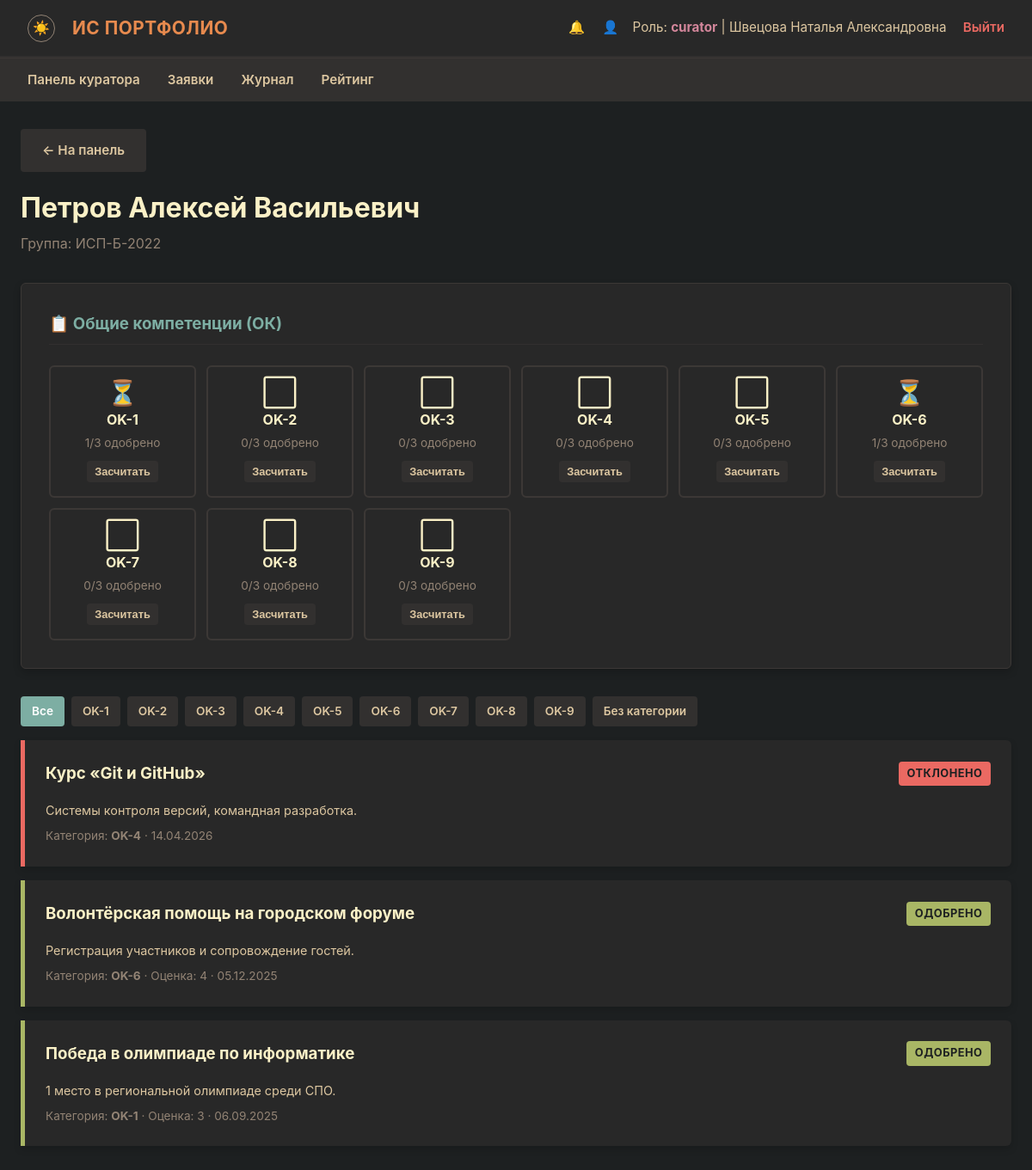
Screenshot of /curator/student_ok/11 (signed in) with the database file from the repository.
### models.py (models this page shows, shortened)
class User(Base):
    __tablename__ = 'users'
    id:          Mapped[int]       = mapped_column(Integer, primary_key=True)
    username:    Mapped[str]       = mapped_column(String(50), unique=True, nullable=False)
    password_hash: Mapped[str]     = mapped_column(String(256), nullable=False)
    role:        Mapped[str]       = mapped_column(String(20), nullable=False)
    last_name:   Mapped[Optional[str]] = mapped_column(String(50), nullable=True)
    first_name:  Mapped[Optional[str]] = mapped_column(String(50), nullable=True)
    patronymic:  Mapped[Optional[str]] = mapped_column(String(50), nullable=True)
    group_name:  Mapped[Optional[str]] = mapped_column(String(20), nullable=True)
    group_id:    Mapped[Optional[int]] = mapped_column(Integer, ForeignKey('groups.id'), nullable=True)
    events        = relationship('Event', back_populates='student', lazy=True, cascade='all, delete-orphan')
    notifications = relationship('Notification', back_populates='user', lazy=True, cascade='all, delete-orphan')
    curated_groups = relationship('Group', foreign_keys='Group.curator_id', back_populates='curator', lazy='select')

class Event(Base):
    __tablename__ = 'events'
    id:             Mapped[int]   = mapped_column(Integer, primary_key=True)
    student_id:     Mapped[int]   = mapped_column(Integer, ForeignKey('users.id'), nullable=False)
    title:          Mapped[str]   = mapped_column(String(150), nullable=False)
    description:    Mapped[Optional[str]] = mapped_column(Text, nullable=True)
    status:         Mapped[str]   = mapped_column(String(20), default='pending', nullable=False)
    category:       Mapped[Optional[str]] = mapped_column(String(5), nullable=True)
    score:          Mapped[Optional[int]] = mapped_column(Integer, nullable=True)
    curator_comment: Mapped[Optional[str]] = mapped_column(Text, nullable=True)
    created_at:     Mapped[datetime] = mapped_column(DateTime, default=_utcnow, nullable=False)
    student = relationship('User', back_populates='events')
    files   = relationship('EventFile', back_populates='event', lazy=True, cascade='all, delete-orphan')

### routes/curator.py (the view)
@router.get('/curator/student_ok/{student_id}')
async def curator_student_ok(request: Request, student_id: int,
                              user: User = Depends(require_curator)):
    db = next(get_db())
    try:
        student = db.get(User, student_id)
        if not student or student.role != 'student':
            return RedirectResponse(url='/curator/dashboard', status_code=302)
        curator_gids = [g.id for g in user.curated_groups]
        if student.group_id not in curator_gids:
            return RedirectResponse(url='/curator/dashboard', status_code=302)
        ok_stats = get_ok_stats(student_id)
        current_category = request.query_params.get('category')
        if current_category == 'none':
            events = db.query(Event).filter(
                Event.student_id == student_id, Event.category.is_(None)
            ).order_by(Event.created_at.desc()).all()
        elif current_category:
            events = db.query(Event).filter_by(
                student_id=student_id, category=current_category
            ).order_by(Event.created_at.desc()).all()
        else:
            events = db.query(Event).filter_by(student_id=student_id).order_by(
                Event.created_at.desc()
            ).all()
    finally:
        db.close()
    return render(request, 'curator_student_ok.html', student=student,
                   ok_stats=ok_stats, ok_list=OK_LIST,
                   current_category=current_category, events=events)

### templates/curator_student_ok.html (shortened to what this page needs)
{% extends 'base.html' %}
{% block content %}
<div class="page-header">
    <div>
        <a href="{{ url_for('curator_dashboard') }}" class="btn" style="background-color: var(--bg2); color: var(--fg1); text-decoration: none; margin-bottom: 0.5rem; display: inline-block;">← На панель</a>
        <h1 style="color: var(--fg0); margin: 0.5rem 0 0 0;">{{ student.full_name }}</h1>
        <p style="color: var(--gray); margin: 0.25rem 0 0 0;">Группа: {{ student.group_name or '—' }}</p>
    </div>
</div>
<div class="form-card" style="margin-bottom: 2rem;">
    <h3 class="section-heading">📋 Общие компетенции (ОК)</h3>
    <div style="display: grid; grid-template-columns: repeat(auto-fill, minmax(150px, 1fr)); gap: 0.75rem;">
        {% for ok in ok_stats %}
        <div style="padding: 1rem; text-align: center; border-radius: 6px;
                    background: var(--bg1); border: 2px solid var(--bg3);
                    {% if ok.done %}border-color: var(--green);{% endif %}">
            <div style="font-size: 1.8rem; line-height: 1; margin-bottom: 0.25rem;">
                {% if ok.done %}✅{% elif ok.approved > 0 %}⏳{% else %}⬜{% endif %}
            </div>
            <div style="font-weight: bold; font-size: 1rem; color: var(--fg0);">{{ ok.ok }}</div>
            <div style="font-size: 0.85rem; color: var(--gray); margin-top: 0.25rem;">
                {{ ok.approved }}/3 одобрено
            </div>
            <form action="{{ url_for('curator_toggle_ok', student_id=student.id, ok_category=ok.ok) }}" method="POST" style="margin-top: 0.5rem;">
                <button type="submit" class="btn" style="padding: 0.25rem 0.5rem; font-size: 0.8rem;
                    {% if ok.has_override %}background: var(--red); color: #fff;{% else %}background: var(--bg2); color: var(--fg1);{% endif %}">
                    {% if ok.has_override %}Отменить зачёт{% else %}Засчитать{% endif %}
                </button>
            </form>
        </div>
        {% endfor %}
    </div>
</div>
<div style="display: flex; gap: 0.5rem; margin-bottom: 1rem; flex-wrap: wrap;">
    <a href="{{ url_for('curator_student_ok', student_id=student.id) }}" class="btn" style="padding: 0.35rem 0.75rem; font-size: 0.85rem;
       {% if not current_category %}background: var(--blue); color: #fff;{% else %}background: var(--bg2); color: var(--fg1);{% endif %}">Все</a>
    {% for ok in ok_list %}
    <a href="{{ url_for('curator_student_ok', student_id=student.id) }}?category={{ ok }}" class="btn" style="padding: 0.35rem 0.75rem; font-size: 0.85rem;
       {% if current_category == ok %}background: var(--blue); color: #fff;{% else %}background: var(--bg2); color: var(--fg1);{% endif %}">{{ ok }}</a>
    {% endfor %}
    <a href="{{ url_for('curator_student_ok', student_id=student.id) }}?category=none" class="btn" style="padding: 0.35rem 0.75rem; font-size: 0.85rem;
       {% if current_category == 'none' %}background: var(--blue); color: #fff;{% else %}background: var(--bg2); color: var(--fg1);{% endif %}">Без категории</a>
</div>
{% if events %}
<div style="display: flex; flex-direction: column; gap: 1rem;">
    {% for e in events %}
    <div class="post-card {{ e.status }}">
        <div class="post-header">
            <h3 style="color: var(--fg0); margin: 0;">
                <a href="{{ url_for('event_detail', event_id=e.id) }}" style="color: var(--fg0); text-decoration: none;">{{ e.title }}</a>
            </h3>
            <span class="status-badge badge-{{ e.status }}">{{ e.status_label }}</span>
        </div>
        <div style="color: var(--fg1); font-size: 0.9rem; margin-bottom: 0.5rem;">
            {{ e.description or '' }}
        </div>
        <div style="color: var(--gray); font-size: 0.85rem;">
            Категория: <strong>{{ e.category_label }}</strong>
            {% if e.score %} · Оценка: {{ e.score }}{% endif %}
            · {{ e.created_at.strftime('%d.%m.%Y') if e.created_at else '' }}
        </div>
    </div>
    {% endfor %}
</div>
{% else %}
<div class="form-card" style="text-align: center; padding: 2rem;">
    <p style="color: var(--gray);">Нет мероприятий{% if current_category %} по категории {{ current_category }}{% endif %}.</p>
</div>
{% endif %}
{% endblock %}

### templates/base.html (shortened to what this page needs)
<!DOCTYPE html>
<html lang="ru">
<head>
    <link rel="stylesheet" href="/static/css/style.css">
</head>
<body
    data-csrf-token="{{ csrf_token }}"
    data-user-authenticated="{{ 'true' if current_user else 'false' }}"
>
    {% if current_user %}
    <nav class="navbar">
        <div class="navbar-brand">
            <button class="theme-toggle" id="themeToggle" title="Сменить тему">☀️</button>
            ИС Портфолио
        </div>
        <div class="navbar-user">
            <a href="/notifications" style="color: var(--fg1); text-decoration: none; margin-right: 1rem; position: relative;">
                🔔
            </a>
            <a href="/profile" style="color: var(--fg1); text-decoration: none; margin-right: 0.75rem;">👤</a>
            Роль: <strong>{{ current_user.role }}</strong> |
            {% if current_user.last_name or current_user.first_name %}
            {{ current_user.last_name or '' }} {{ current_user.first_name or '' }} {{ current_user.patronymic or '' }}
            {% else %}
            {{ current_user.username }}
            {% endif %}
            <a href="/logout" class="logout-link">Выйти</a>
        </div>
    </nav>
    <nav class="role-nav">
        <ul>
            {% if current_user.role == 'admin' %}
            <li><a href="/admin/dashboard">Панель</a></li>
            <li><a href="/admin/users">Пользователи</a></li>
            <li><a href="/admin/groups">Группы</a></li>
            <li><a href="/admin/audit">Аудит</a></li>
            {% elif current_user.role == 'student' %}
            <li><a href="/student/dashboard">Моя панель</a></li>
            <li><a href="/student/create">Создать пост</a></li>
            <li><a href="/student/history">История</a></li>
            <li><a href="/rating">Рейтинг</a></li>
            {% elif current_user.role == 'curator' %}
            <li><a href="/curator/dashboard">Панель куратора</a></li>
            <li><a href="/curator/pending">Заявки</a></li>
            <li><a href="/curator/resolved">Журнал</a></li>
            <li><a href="/rating">Рейтинг</a></li>
            {% endif %}
        </ul>
    </nav>
    {% endif %}
    <div class="container">
        {% block content %}{% endblock %}
    </div>
</body>
</html>

### static/css/style.css (style rules this page uses)
:root { --bg0: #1d2021; --bg1: #282828; --bg2: #32302f; --bg3: #3c3836; --fg0: #fbf1c7; --fg1: #ddc7a1; --red: #ea6962; --green: #a9b665; --yellow: #d8a657; --blue: #7daea3; --orange: #e78a4e; --purple: #d3869b; --gray: #928374; }
* { box-sizing: border-box; margin: 0; padding: 0; }
body { background-color: var(--bg0); color: var(--fg0); font-family: -apple-system, BlinkMacSystemFont, "Segoe UI", Roboto, Helvetica, Arial, sans-serif; font-size: 16px; line-height: 1.6; padding-bottom: 3rem; }
.navbar { background-color: var(--bg1); padding: 1rem 2rem; display: flex; justify-content: space-between; align-items: center; border-bottom: 2px solid var(--bg2); box-shadow: 0 4px 6px rgba(0, 0, 0, 0.3); }
.navbar-brand { display: flex; align-items: center; gap: 0.5rem; font-weight: 700; color: var(--orange); font-size: 1.3rem; letter-spacing: 0.5px; text-transform: uppercase; }
.navbar-user { color: var(--fg1); font-size: 0.95rem; }
.navbar-user strong { color: var(--purple); }
.logout-link { color: var(--red); text-decoration: none; margin-left: 15px; font-weight: 600; border-bottom: 1px dashed transparent; transition: border-color 0.2s ease; }
.role-nav { background-color: var(--bg2); padding: 0.75rem 2rem; border-top: 1px solid var(--bg3); }
.role-nav ul { list-style: none; display: flex; gap: 2rem; margin: 0; }
.role-nav li { display: inline; }
.role-nav a { color: var(--fg1); text-decoration: none; font-weight: 600; font-size: 0.95rem; padding: 0.5rem 0; border-bottom: 2px solid transparent; transition: border-color 0.2s ease, color 0.2s ease; }
.container { max-width: 1200px; margin: 2rem auto; padding: 0 1.5rem; }
.form-card { background-color: var(--bg1); border: 1px solid var(--bg3); border-radius: 6px; padding: 2rem; margin-bottom: 2rem; box-shadow: 0 4px 10px rgba(0, 0, 0, 0.2); }
.btn { display: inline-block; padding: 0.75rem 1.5rem; border: 1px solid transparent; border-radius: 4px; cursor: pointer; font-weight: 600; font-size: 0.95rem; text-align: center; text-decoration: none; transition: opacity 0.15s ease, transform 0.1s ease; }
.post-card { background-color: var(--bg1); border-left: 5px solid var(--gray); border-radius: 0 6px 6px 0; padding: 1.5rem; box-shadow: 0 4px 8px rgba(0,0,0,0.15); transition: transform 0.2s ease; }
.post-card.approved { border-left-color: var(--green); }
.post-card.rejected { border-left-color: var(--red); }
.post-header { display: flex; justify-content: space-between; align-items: center; margin-bottom: 1rem; flex-wrap: wrap; gap: 0.5rem; }
.status-badge { padding: 0.25rem 0.6rem; border-radius: 4px; font-size: 0.8rem; font-weight: 700; text-transform: uppercase; letter-spacing: 0.5px; }
.badge-approved { background-color: var(--green); color: var(--bg0); }
.badge-rejected { background-color: var(--red); color: var(--bg0); }
.theme-toggle { background: none; border: 1px solid var(--gray); border-radius: 50%; width: 32px; height: 32px; display: inline-flex; align-items: center; justify-content: center; cursor: pointer; font-size: 1rem; line-height: 1; color: var(--fg1); margin-right: 0.75rem; vertical-align: middle; }
.page-header { display: flex; justify-content: space-between; align-items: center; margin-bottom: 2rem; flex-wrap: wrap; gap: 1rem; }
.section-heading { margin-bottom: 1.5rem; color: var(--blue); border-bottom: 1px solid var(--bg2); padding-bottom: 0.5rem; }

### rows the page displays
User: role "curator", last_name "Швецова", first_name "Наталья", patronymic "Александровна"
User: full_name "Петров Алексей Васильевич", group_name "ИСП-Б-2022"
Event: title "Курс «Git и GitHub»", status_label "ОТКЛОНЕНО", description "Системы контроля версий, командная разработка.", category_label "OK-4", created_at "14.04.2026"
Event: title "Волонтёрская помощь на городском форуме", status_label "ОДОБРЕНО", description "Регистрация участников и сопровождение гостей.", category_label "OK-6", score "4", created_at "05.12.2025"
Event: title "Победа в олимпиаде по информатике", status_label "ОДОБРЕНО", description "1 место в региональной олимпиаде среди СПО.", category_label "OK-1", score "3", created_at "06.09.2025"

### other values shown
{{ ok.ok }} "OK-1" "OK-2" "OK-3" "OK-4" "OK-5" "OK-6" "OK-7" "OK-8" "OK-9"
{{ ok.approved }} "1" "0" "0" "0" "0" "1" "0" "0" "0"
{{ ok }} "OK-1" "OK-2" "OK-3" "OK-4" "OK-5" "OK-6" "OK-7" "OK-8" "OK-9"
